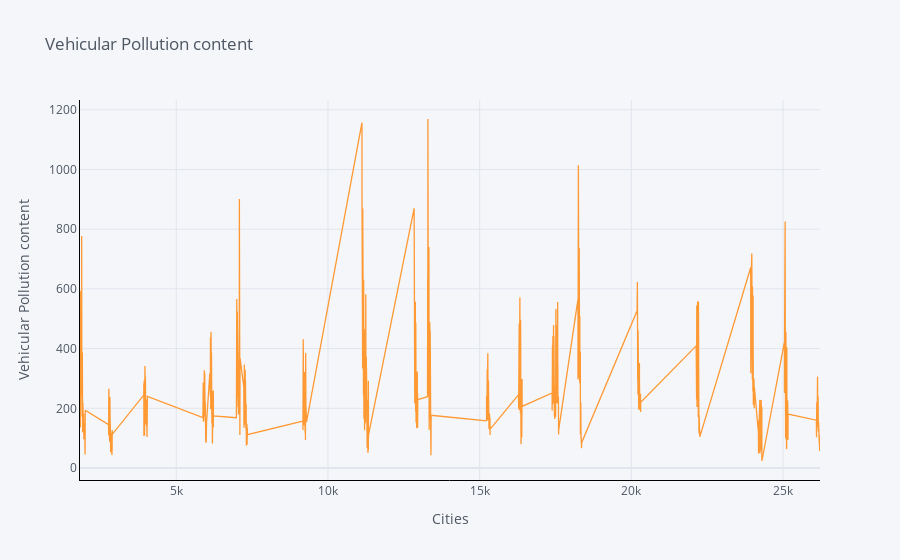

Notebook code cell kept with this figure:
### Code cell
def ploting(var):
    df[var].iplot(title=var,xTitle='Cities',yTitle=var, linecolor='black', )
    plt.show()
ploting('Vehicular Pollution content')
ploting('Industrial Pollution content')

### Figure 1 — Plotly figure (JSON) as saved in the notebook; plotly's stock layout.template omitted (floating-point values rounded to 4 significant figures; data arrays with more than 128 entries replaced by an {"elided": "..."} marker saying what was removed)
{"data": [{"line": {"color": "rgba(255, 153, 51, 1.0)", "dash": "solid", "shape": "linear", "width": 1.3}, "mode": "lines", "name": "Vehicular Pollution content", "text": "", "type": "scatter", "x": {"elided": "2795 int values"}, "y": {"elided": "2795 float values"}}], "layout": {"legend": {"bgcolor": "#F5F6F9", "font": {"color": "#4D5663"}}, "paper_bgcolor": "#F5F6F9", "plot_bgcolor": "#F5F6F9", "title": {"font": {"color": "#4D5663"}, "text": "Vehicular Pollution content"}, "xaxis": {"gridcolor": "#E1E5ED", "linecolor": "black", "showgrid": true, "tickfont": {"color": "#4D5663"}, "title": {"font": {"color": "#4D5663"}, "text": "Cities"}, "zerolinecolor": "#E1E5ED", "type": "linear", "range": [1827, 26218], "autorange": true}, "yaxis": {"gridcolor": "#E1E5ED", "linecolor": "black", "showgrid": true, "tickfont": {"color": "#4D5663"}, "title": {"font": {"color": "#4D5663"}, "text": "Vehicular Pollution content"}, "zerolinecolor": "#E1E5ED", "type": "linear", "range": [-40.15, 1233.0], "autorange": true}, "autosize": true}}
